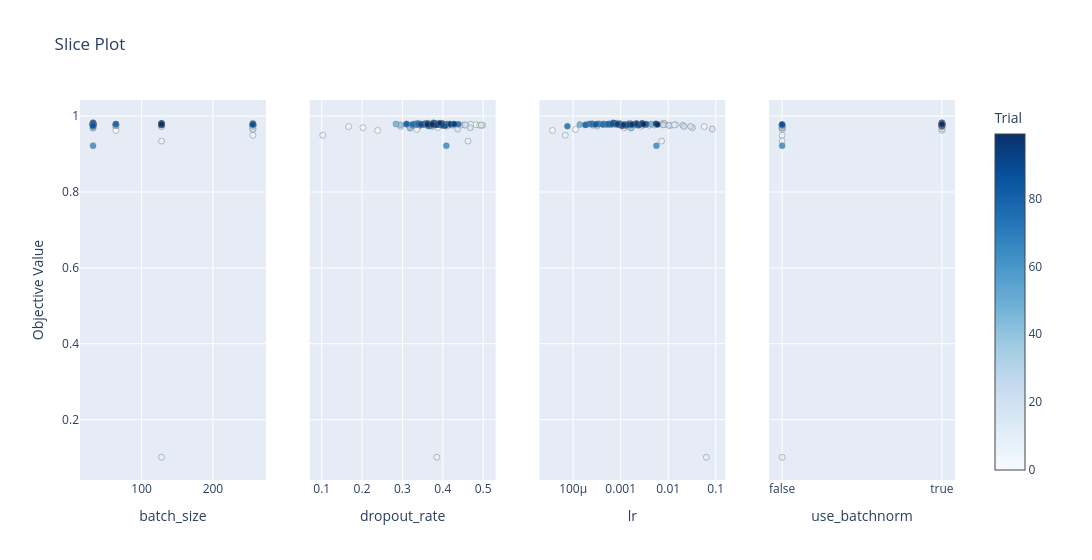

Notebook code cell kept with this figure:
### Code cell
# 8. Interactive parameter value distribution plot
fig = optuna.visualization.plot_slice(study)
fig.show()
